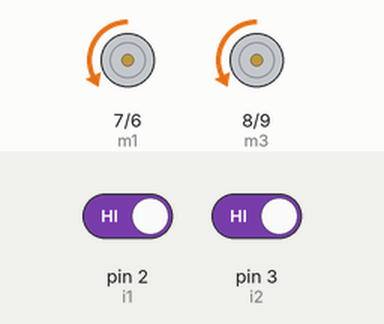
Recording of a sketch running on a simulated Arduino Uno, built with avr-gcc and run on an emulated ATmega328P. On the bench: motor-driver pin pairs drawn as motors (green arrow = first pin HIGH = forward, orange = second pin HIGH = backward, longer = more drive). The inputs (shaded band) are chosen by the test bench; at power-on: pin 2 (i1) HIGH, pin 3 (i2) HIGH.

Above: at 4.2 s.
4.3 s: pin 2 (i1) driven LOW
At 4.8 s:
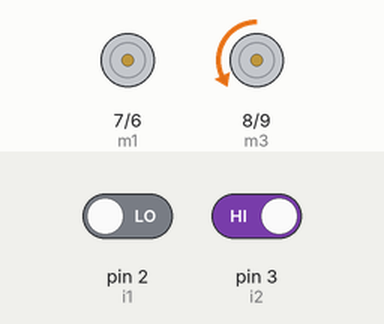
5.8 s: pin 3 (i2) driven LOW
At 7.4 s:
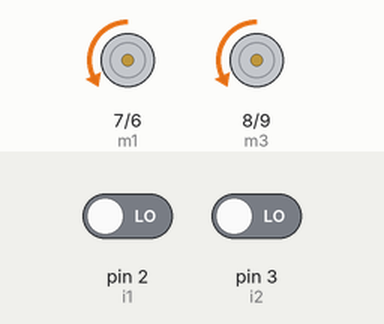
8.8 s: pin 2 (i1) driven HIGH
At 9.8 s:
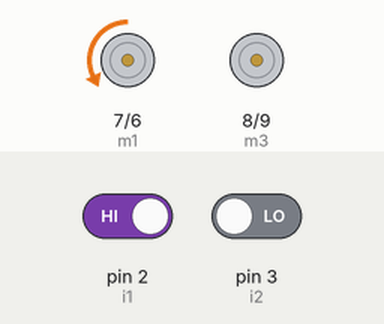
10.3 s: pin 3 (i2) driven HIGH
At 10.6 s:
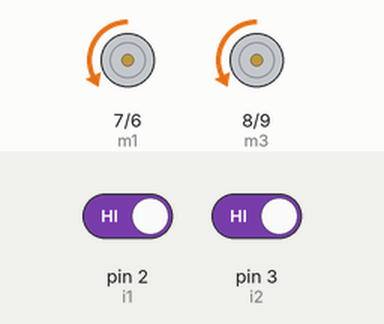
Timing chart, 0 to 12.8 s (numbered marks = the images above; inputs shaded):
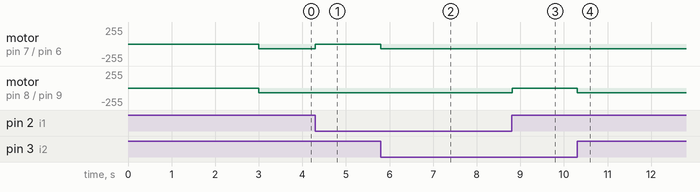

Measured:
- after the input at 4.3 s, motor on pin 7 (m1) / pin 6 (m2): backward 70/255 → stopped at once
- after the input at 5.8 s, motor on pin 7 (m1) / pin 6 (m2): stopped → backward 70/255 at once
- after the input at 8.8 s, motor on pin 8 (m3) / pin 9 (m4): backward 70/255 → stopped at once
- after the input at 10.3 s, motor on pin 8 (m3) / pin 9 (m4): stopped → backward 70/255 at once

The sketch:

lineFollow.ino
```cpp
/* Line following robot
 * By Samaksh Sethi
 *
 * Execution procedure:
 * 1. The motors will be turned on when the robot is aligned with the line
 * 2. If one of the IR sensors comes over black line, the opposite wheel will turn off, shifting the robot's alignment in the direction of the line
 * 3. If both IR sensors are over the line (usually for sharp corners), both wheels are moved for 20ms to fix it and then, the loops are continued as is
 *
 * GitHub link - https://github.com/samakshsethi/line-follower
 */

//m1-4 are pin numbers to be connected to IN1-4 (1,2 pins are for right motor and 3,4 are for left motors) on the L298 motor driver
int m1=7;
int m2=6;
int m3=8;
int m4=9;

//i1 and i2 are pin numbers of the left and right IR sensors respectively
int i1=2;
int i2=3;

//lw and rw are value containers of readings from IR sensors
//lw and rw will be 0 for black (line)
//                  1 for white (surface)
int lw=1;
int rw=1;

//Variable sets the maximum speed of motor. Range=0~255
int maxSpeed=70;

void setup() {
  pinMode(m1, OUTPUT);
  pinMode(m2, OUTPUT);
  pinMode(m3, OUTPUT);
  pinMode(m4, OUTPUT);
  pinMode(i1, INPUT);
  pinMode(i2, INPUT);
  digitalWrite(m1,LOW);
  digitalWrite(m3,LOW);
  delay(3000);        //delay of 3 seconds before the car begins moving
}

void loop() {
  lw=digitalRead(i1);
  rw=digitalRead(i2);

  if(lw==0){
    analogWrite(m2,0);
  }
  if(lw==1){
    analogWrite(m2,maxSpeed);
  }
  if(rw==0){
    analogWrite(m4,0);
  }
  if(rw==1){
    analogWrite(m4,maxSpeed);
  }
  if(rw==0 && lw==0){           //if both sensors come over black line, both wheels will work for 20ms and continue the loop
    analogWrite(m2,maxSpeed);
    analogWrite(m4,maxSpeed);
    delay(20);
    analogWrite(m2,0);
    analogWrite(m4,0);
  }
}
```
